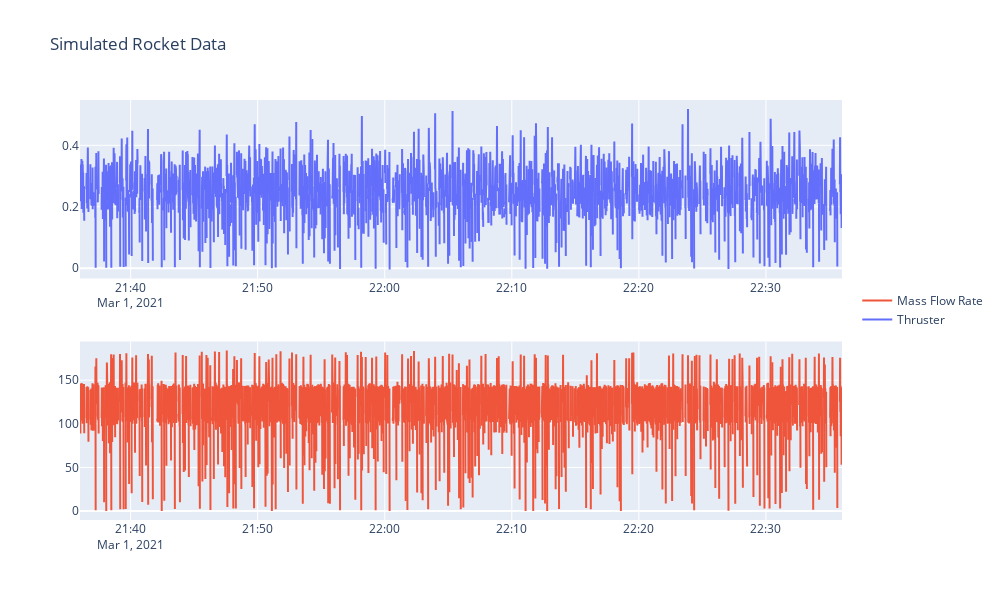

Notebook cell for this chart:
### Code cell
x= filter_df_plot['Time']

fig = make_subplots(rows=2, cols=1) 

fig.add_trace(go.Scatter(x=x, y=filter_df_plot['thrust'], name="Thruster",
                    line_shape='linear'),
             row=1, col=1)

fig.add_trace(go.Scatter(x=x, y=filter_df_plot['mfr'], name="Mass Flow Rate",
                    line_shape='linear'),
             row=2,col=1)

fig.update_traces(mode='lines')
fig.update_layout(legend=dict(y=0.5, traceorder='reversed', font_size=12),
                  height=600, width=1000, title_text="Simulated Rocket Data")

fig.show()

### Figure 1 — Plotly figure (JSON) as saved in the notebook; plotly's stock layout.template omitted (floating-point values rounded to 4 significant figures; data arrays with more than 128 entries replaced by an {"elided": "..."} marker saying what was removed)
{"data": [{"line": {"shape": "linear"}, "mode": "lines", "name": "Thruster", "type": "scatter", "x": {"elided": "3599 str values"}, "xaxis": "x", "y": {"elided": "3599 float values"}, "yaxis": "y"}, {"line": {"shape": "linear"}, "mode": "lines", "name": "Mass Flow Rate", "type": "scatter", "x": {"elided": "3599 str values"}, "xaxis": "x2", "y": {"elided": "3599 float values"}, "yaxis": "y2"}], "layout": {"height": 600, "legend": {"font": {"size": 12}, "traceorder": "reversed", "y": 0.5}, "title": {"text": "Simulated Rocket Data"}, "width": 1000, "xaxis": {"anchor": "y", "domain": [0, 1]}, "xaxis2": {"anchor": "y2", "domain": [0, 1]}, "yaxis": {"anchor": "x", "domain": [0.575, 1]}, "yaxis2": {"anchor": "x2", "domain": [0, 0.425]}}}
